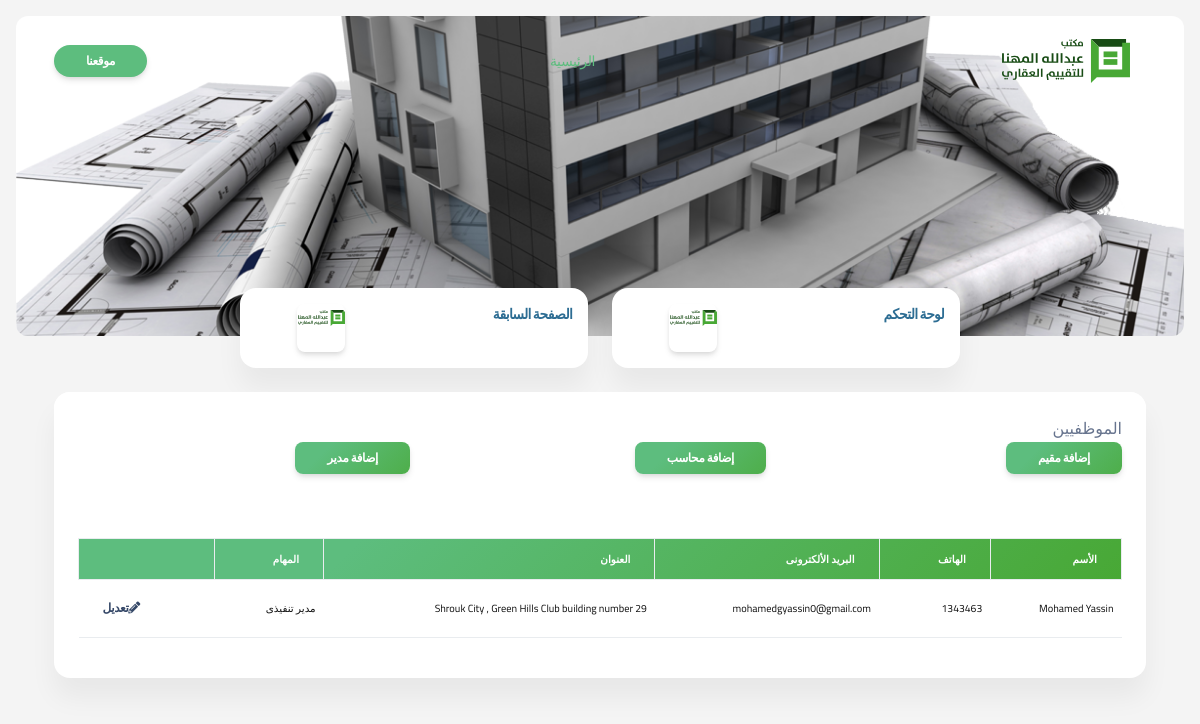
Page /users/control on the committed database.
### accounts/models.py (models this page shows, shortened)
class User(AbstractBaseUser, PermissionsMixin):
    email = models.EmailField(
        verbose_name=_('email address'), max_length=255, unique=True
    )
    first_name = models.CharField(_('first name'), max_length=30, blank=True)
    last_name = models.CharField(_('last name'), max_length=150, blank=True)
    phone = models.CharField(max_length=255, null=True, blank=True)
    timestamp = models.DateTimeField(auto_now_add=True)
    address = models.CharField(_('Address'), max_length=255, null=True, blank=True)
    is_admin = models.BooleanField(_('Admin'), default=False, help_text=_(
        'Designates whether this user should be treated as an Admin. '
    ))
    is_accountant = models.BooleanField(_('Accountant Employee'), default=False, help_text=_(
        'Designates whether this user should be treated as an Accountant Employee. '
    ))
    is_manager = models.BooleanField(_('Manager Employee '), default=False, help_text=_(
        'Designates whether this user should be treated as an Manager Employee. '
    ))
    is_resident = models.BooleanField(_('Resident Employee '), default=False, help_text=_(
        'Designates whether this user should be treated as an Resident Employee. '
    ))
    USER_TYPE_CHOICES = (
        (1, 'أدمن'),
        (2, 'مدير تنفيذى'),
        (3, 'محاسب'),
        (4, 'مقيم'),
    )
    user_type = models.PositiveSmallIntegerField(choices=USER_TYPE_CHOICES, null=True, verbose_name=_('User Type'),
                                                 help_text=_(
                                                     'User Role in A system '
                                                 ))
    is_active = models.BooleanField(
        _('active'),
        default=True,
        help_text=_(
            'Designates whether this user should be treated as active. '
            'Unselect this instead of deleting accounts.'
        ),
    )
    is_staff = models.BooleanField(
        _('staff status'),
        default=False,
        help_text=_(
            'Designates whether the user can log into this admin site.'
        ),
    )
    date_joined = models.DateTimeField(
        _('date joined'), default=timezone.now
    )
    objects = UserManager()
    USERNAME_FIELD = 'email'
    REQUIRED_FIELDS = ['first_name', 'last_name', 'phone', 'address']

### accounts/views.py (the view)
# urls.py: path('control', views.EmployeeControl.as_view(), name='employee-control'),
class EmployeeControl(View):
    login_required = True
    def get(self, request):
        context = {"employees": User.objects.exclude(user_type=1)}
        return render(request, 'accounts/employee-control.html', context=context)

### templates/accounts/employee-control.html (shortened to what this page needs)
{% extends 'masterpage.html' %}
{% load static %}
{% block body %}
<section class="min-vh-85 mb-8" style="background-color: #f4f4f4">
    <div class=" bg-kheer page-header align-items-start min-vh-90 pt-5 pb-11 m-3 border-radius-lg" style="background-image: url('../../static/images/mahna.png')">
      <div class="container">
        <div class="row justify-content-center">
          <div class="col-lg-5 text-center mx-auto pt-lg-5">
          </div>
        </div>
      </div>
    </div>
    <div class="container">
     {% include 'partials/_menu.html' %}
        <div class="row pt-4">
            <div class="col-12">
                <div class="card z-index-0 mx-auto h-auto">
                    <div class="card-header">
                        <div class="row">
                            <div class="col-6 justify-content-center">
                                الموظفيين
                            </div>
                        </div>
                                        <div class="row d-flex justify-content-center">
                    <div class="col-4">
                       <a href="{% url 'register-resident' %}" class="btn btn-sm text-white bg-mahna">
                          إضافة مقيم
                       </a>
                    </div>
                                              <div class="col-4">
                       <a href="{% url 'register-accountant' %}" class="btn btn-sm text-white bg-mahna">
                          إضافة محاسب
                       </a>
                    </div>
                                                           <div class="col-4">
                       <a href="{% url 'register-manager' %}" class="btn btn-sm text-white bg-mahna">
                          إضافة مدير
                       </a>
                    </div>
                </div>
                    </div>
                    <div class="card-body">
                        <div class="table-responsive">
                   <table class="table align-items-center table-bordered">
                            <thead class="bg-mahna" style="height: 2vh;">
                                <tr>
                                    <th class=" text-xxs font-weight-bolder text-white">الأسم </th>
                                    <th class=" text-xxs font-weight-bolder text-white">الهاتف</th>
                                    <th class=" text-xxs font-weight-bolder text-white">البريد الألكترونى</th>
                                    <th class=" text-xxs font-weight-bolder text-white">العنوان</th>
                                    <th class=" text-xxs font-weight-bolder text-white">المهام</th>
                                    <th class="text-secondary text-white"></th>
                                </tr>
                            </thead>
                            <tbody>
                             {% for item in employees %}
                              <tr>
                                        <td>
                                                    <p class="mb-0 text-xxs txt-black">{{ item.first_name }} {{ item.last_name }}</p>
                                        </td>
                                  <td>
                                                    <p class="mb-0 text-xxs txt-black">{{ item.phone }}</p>
                                        </td>
                                  <td>
                                                    <p class="mb-0 text-xxs txt-black"> {{ item.email }}</p>
                                        </td>
                                  <td>
                                                    <p class="mb-0 text-xxs txt-black">{{ item.address }}</p>
                                        </td>
                                  <td>
                                                    <p class="mb-0 text-xxs txt-black">{{ item.get_user_type_display }}</p>
                                        </td>
                                        <td class="ms-auto text-start">
                        <a class="btn btn-link text-dark px-3 mb-0" href=""><i class="fas fa-pencil-alt text-dark me-2" aria-hidden="true"></i>تعديل</a>                                        </td>
                                    </tr>
                               {% endfor %}
                            </tbody>
                        </table>
</div>
                    </div>
                </div>
            </div>
        </div>
   </div>
  </section>
{% endblock body %}

### rows in the picture
User: first_name "Mohamed", last_name "Yassin", phone "1343463", email "mohamedgyassin0@gmail.com", address "Shrouk City , Green Hills Club building number 29", user_type "مدير تنفيذى"
